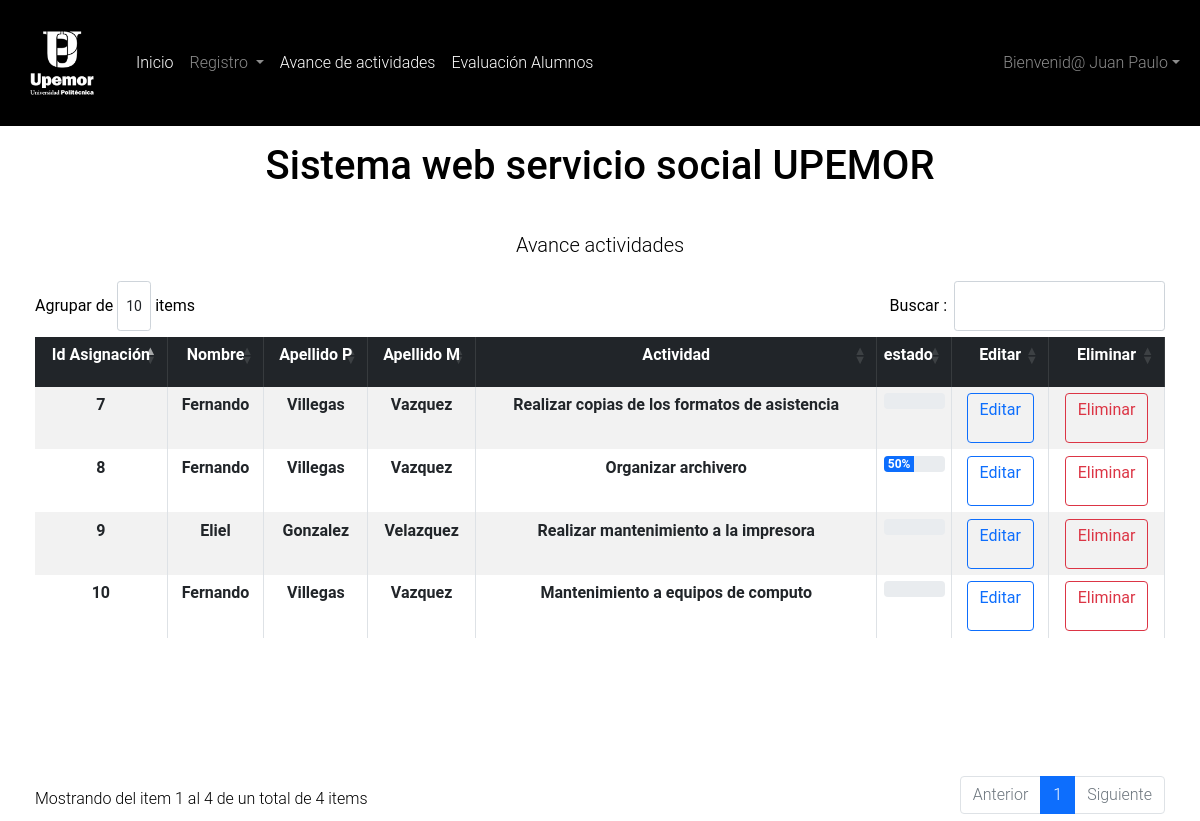
Screenshot of /vista/avanceActividades.php (signed in) with the database file from the repository.
### tables this page shows
CREATE TABLE `imagenes` (
  `idImg` int(11) NOT NULL AUTO_INCREMENT,
  `descripcion` varchar(50) DEFAULT NULL,
  `lugarImg` varchar(30) DEFAULT NULL,
  `estado` tinyint(4) DEFAULT NULL,
  `foto` varchar(200) DEFAULT NULL,
  PRIMARY KEY (`idImg`)
);

CREATE TABLE `asignacion` (
  `idAsignacion` int(11) NOT NULL AUTO_INCREMENT,
  `actividadRealizar` varchar(500) DEFAULT NULL,
  `fecha` date DEFAULT NULL,
  `estado` varchar(50) DEFAULT NULL,
  `idAlta` int(11) DEFAULT NULL,
  PRIMARY KEY (`idAsignacion`),
  KEY `idAlta` (`idAlta`),
  CONSTRAINT `asignacion_ibfk_1` FOREIGN KEY (`idAlta`) REFERENCES `altalumno` (`idAlta`)
);

CREATE TABLE `alumnos` (
  `matriculaAlumno` varchar(50) NOT NULL,
  `nombreAlumno` varchar(50) DEFAULT NULL,
  `apellidoPpaterno` varchar(30) DEFAULT NULL,
  `apellidoMaterno` varchar(30) DEFAULT NULL,
  `correAlumno` varchar(50) DEFAULT NULL,
  `passwordAlumno` varchar(100) DEFAULT NULL,
  `fechaInicio` date DEFAULT NULL,
  `fechaFin` date DEFAULT NULL,
  `telefonoAlumno` varchar(50) DEFAULT NULL,
  `genero` varchar(10) DEFAULT NULL,
  `proceso` varchar(50) DEFAULT NULL,
  `idPrograma` int(11) DEFAULT NULL,
  `cuatrimestre` int(11) DEFAULT NULL,
  `grupo` varchar(1) DEFAULT NULL,
  `generacion` varchar(50) DEFAULT NULL,
  `rol` int(11) DEFAULT NULL,
  PRIMARY KEY (`matriculaAlumno`),
  KEY `idPrograma` (`idPrograma`),
  CONSTRAINT `alumnos_ibfk_1` FOREIGN KEY (`idPrograma`) REFERENCES `programaeducativo` (`idPrograma`)
);

### vista/avanceActividades.php (the view, shortened to what this page needs)
<!doctype html>
<?php
  require("../conexion/connect_db.php");
  $val = $_SESSION['matriculaProfesor'];
  $sql="SELECT * FROM asignacion INNER JOIN altalumno ON altalumno.idAlta = asignacion.idAlta INNER JOIN alumnos ON alumnos.matriculaAlumno = altalumno.matriculaAlumno INNER JOIN profesores ON profesores.matriculaProfesor = altalumno.matriculaProfesor where profesores.matriculaProfesor = '$val'";
  $query=mysqli_query($mysqli,$sql);
  $resultAll = mysqli_query($mysqli," SELECT foto FROM imagenes WHERE estado = '1' && lugarImg = 'Logotipo' ORDER BY idImg DESC LIMIT 1; ");
  $rowData = mysqli_fetch_array($resultAll);
?>
<html lang="en">
  <head>
    <link rel="stylesheet" href="https://cdn.datatables.net/1.10.20/css/dataTables.bootstrap4.min.css">
    <link href="https://cdn.jsdelivr.net/npm/bootstrap@5.0.2/dist/css/bootstrap.min.css" rel="stylesheet">
    <link rel="stylesheet" href="../vista/style/estilos.css" />
    <title>Servicio social</title>  </head>
  <body class="">
    <nav class="navbar navbar-expand-lg navbar navbar-dark bg-dark">
      <div class="container-fluid">
        <a class="navbar-brand" href="#">
          <img src="<?php echo $rowData['foto']; ?>" alt="logo" width="100">
        </a>
        <div class="collapse navbar-collapse" id="navbarSupportedContent">
          <ul class="navbar-nav me-auto mb-2 mb-lg-0">
            <li class="nav-item">
              <a class="nav-link active" aria-current="page" href="../vista/indexDocente.php">Inicio</a>
            </li>
            <li class="nav-item dropdown">
              <a class="nav-link dropdown-toggle" href="#" id="navbarDropdown" role="button" data-bs-toggle="dropdown" aria-expanded="false">
                Registro
              </a>
            </li>
            <li class="nav-item">
              <a class="nav-link active" aria-current="page" href="../vista/avanceActividades.php">Avance de actividades</a>
            </li>
            <li class="nav-item">
              <a class="nav-link active" aria-current="page" href="../vista/evaluacionAlumno.php">Evaluación Alumnos</a>
            </li>
            </ul>
          <ul class="navbar-nav">
              <li class="nav-item dropdown">
              <a class="nav-link dropdown-toggle" href="#" id="navbarDropdown" role="button" data-bs-toggle="dropdown" aria-expanded="false">Bienvenid@ <?php echo $_SESSION['nombreProfesor'] ?></a>
        </div>
      </div>
    </nav>
    <h1 class="font-weight-bold mb-4 p-3 text-center">Sistema web servicio social UPEMOR</h1>
    <p style="text-align: center; font-size: 20px; ">Avance actividades</p>
    <div class="container" style="margin-top: 5px;padding: 5px">
    <table id="tablax" class="table table-striped table-bordered">
        <thead class="table-dark table-borderless">
            <th style="text-align: center;">Id Asignación</th>
            <th style="text-align: center">Nombre</th>
            <th style="text-align: center">Apellido P</th>
            <th style="text-align: center">Apellido M</th>
            <th style="text-align: center">Actividad</th>
            <th>estado</th>
            <th style="text-align: center">Editar</th>
            <th style="text-align: center">Eliminar</th>
        </thead>
        <tbody>
            <?php while($row=mysqli_fetch_array($query)){ ?>
            <tr>
              <th style="text-align: center"><?php  echo $row['idAsignacion']?></th>
              <th style="text-align: center"><?php  echo $row['nombreAlumno']?></th>
              <th style="text-align: center"><?php  echo $row['apellidoPpaterno']?></th>
              <th style="text-align: center"><?php  echo $row['apellidoMaterno']?></th>
              <th style="text-align: center"><?php  echo $row['actividadRealizar']?></th>
              <th style="text-align: center">
                <div class="progress">
                  <div class="progress-bar" role="progressbar" style="width: <?php  echo $row['estado']?>%;" aria-valuenow="0" aria-valuemin="0" aria-valuemax="100"><?php  echo $row['estado']?>%</div>
                </div>
              </th>
              <th style="text-align: center"><a href="../vista/editarActividad.php?id=<?php echo $row['idAsignacion'] ?>" class="btn btn-outline-primary" onclick="return confirmarActualizaActividad()">Editar</a></th>
              <th style="text-align: center"><a href="../control/eliminarActividad.php?id=<?php echo $row['idAsignacion'] ?>" class="btn btn-outline-danger" onclick="return confirmarEliminarActividad()">Eliminar</a></th>
            </tr>
            <?php } ?>
            </tbody>
    </table>
    </div>
  </body>
</html>

### vista/style/estilos.css (style rules this page uses)
:root { --dark: #000000; --dark-x: #1e2126; }
body { font-family: 'Roboto', sans-serif; font-weight: 300; color: var(--light); }
.bg-dark { background-color: var(--dark) !important; }
.form-control, .btn { min-height: 3.125rem; line-height: initial; }
* { box-sizing: border-box; }

### vista/avanceActividades.php (style rules this page uses)
th,td { padding: 0.4rem !important; }

### rows the page displays
imagenes: foto (picture)
asignacion: idAsignacion "7", alumnos.nombreAlumno "Fernando", alumnos.apellidoPpaterno "Villegas", alumnos.apellidoMaterno "Vazquez", actividadRealizar "Realizar copias de los formatos de asistencia"
asignacion: idAsignacion "8", alumnos.nombreAlumno "Fernando", alumnos.apellidoPpaterno "Villegas", alumnos.apellidoMaterno "Vazquez", actividadRealizar "Organizar archivero", estado "50"
asignacion: idAsignacion "10", alumnos.nombreAlumno "Fernando", alumnos.apellidoPpaterno "Villegas", alumnos.apellidoMaterno "Vazquez", actividadRealizar "Mantenimiento a equipos de computo"
asignacion: idAsignacion "9", alumnos.nombreAlumno "Eliel", alumnos.apellidoPpaterno "Gonzalez", alumnos.apellidoMaterno "Velazquez", actividadRealizar "Realizar mantenimiento a la impresora"

### other values shown
$_SESSION['nombreProfesor'] "Juan Paulo"
